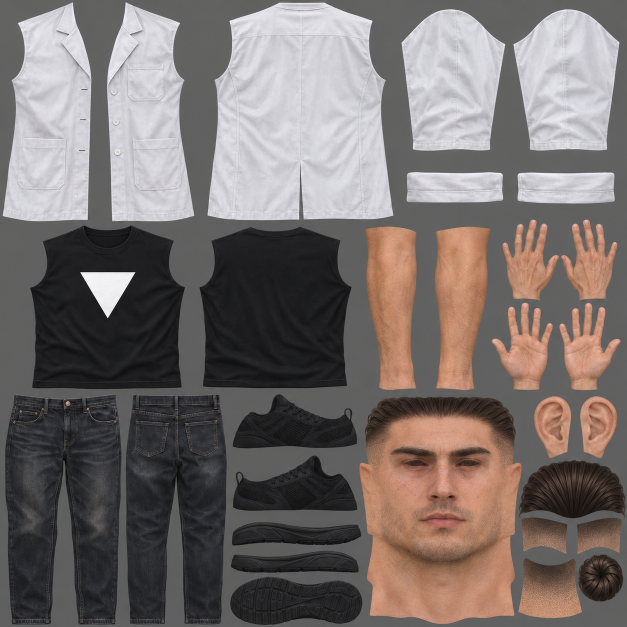
#> input picture assets/source/outfit_sheet.png, 1254 x 1254 px, given in place of outfit_sheet.png_blademask.png, which was not available (shown at 1/2 size)
$ python -i arms_geom.py   (imports and definitions only)
#> lines starting #> are read from the running program, lines starting #| are printed output that depends on the picture; after the words box and inside, x2 and y2 are one past the last pixel; in counts of white or black regions, pixels touching at a corner belong together
### tools/build/hero/sdf.py
"""Signed-distance-field toolkit (numpy) used to model the hero's body parts
and garments. All coordinates are glTF space: metres, +Y up, +Z forward
(character faces +Z, his left hand is +X)."""
import numpy as np
from scipy import ndimage

# ---------------------------------------------------------------- primitives
def length(v):
    return np.sqrt((v * v).sum(-1))


def sphere(p, c, r):
    return length(p - np.asarray(c)) - r


# [39 lines left out: functions ellipsoid, capsule, box, plane, torus, not called in this run]


# ---------------------------------------------------------------- operators
def smin(a, b, k):
    if k <= 0:
        return np.minimum(a, b)
    h = np.clip(0.5 + 0.5 * (b - a) / k, 0, 1)
    return b + (a - b) * h - k * h * (1 - h)


def smax(a, b, k):
    return -smin(-a, -b, k)


# [5 lines left out: function union, not called in this run]


# ---------------------------------------------------------------- grids
class Grid:
    """Axis aligned sampling grid: values[ix, iy, iz] at lo + i*h."""

    def __init__(self, lo, hi, h):
        self.lo = np.asarray(lo, float)
        self.h = float(h)
        self.shape = tuple(int(np.ceil((hi[i] - lo[i]) / h)) + 1 for i in range(3))

    def points(self):
        xs = [self.lo[i] + self.h * np.arange(self.shape[i]) for i in range(3)]
        return xs

    def evaluate(self, fn, chunk=2_000_000):
        xs, ys, zs = self.points()
        out = np.empty(self.shape, np.float32)
        nyz = self.shape[1] * self.shape[2]
        step = max(1, chunk // nyz)
        Y, Z = np.meshgrid(ys, zs, indexing='ij')
        for i0 in range(0, self.shape[0], step):
            xi = xs[i0:i0 + step]
            P = np.empty((len(xi), self.shape[1], self.shape[2], 3))
            P[..., 0] = xi[:, None, None]
            P[..., 1] = Y[None]
            P[..., 2] = Z[None]
            out[i0:i0 + step] = fn(P.reshape(-1, 3)).reshape(len(xi), self.shape[1], self.shape[2])
        return out

    def sample(self, values, p, order=1, cval=1.0):
        idx = ((np.asarray(p) - self.lo) / self.h).T
        return ndimage.map_coordinates(values, idx, order=order, mode='constant', cval=cval)


def marching_cubes(grid, values, level=0.0):
    from skimage.measure import marching_cubes as mc
    v, f, n, _ = mc(values, level=level, spacing=(grid.h,) * 3, allow_degenerate=False)
    v = v + grid.lo
    # skimage's default winding already faces outward (towards increasing distance)
    return v.astype(np.float64), f.astype(np.int64)


# [16 lines left out: functions gradient, project_to_surface, not called in this run]

### tools/build/arms/arms_geom.py
"""Lance and shield geometry (numpy) for all 10 sheet designs. Blades and
shield faces are extruded from the silhouettes cut out of the sheets, so
each variant's shape matches its texture."""
import os, sys, json
import numpy as np
from scipy import ndimage
from PIL import Image
HERE = os.path.dirname(os.path.abspath(__file__))
sys.path.insert(0, os.path.join(HERE, '..'))
sys.path.insert(0, os.path.join(HERE, '..', 'hero'))
from weapon_layout import LANCE_RECTS, VARIANTS
from sdf import Grid, marching_cubes, smin, smax, capsule, torus, length

ROOT = os.path.abspath(os.path.join(HERE, '..', '..', '..'))
PIECES = os.path.join(ROOT, 'build', 'pieces')
# [1 line not run here, left out]

# ---------------------------------------------------------------- placement in the hero's bind pose
GRIP = np.array([-0.845, 1.408, -0.068])          # centre of the right fist
# [1 line not run here, left out]
LANCE_LEN = 1.75            # one-handed: shorter shaft
GRIP_FROM_BUTT = 0.30       # little shaft behind the fist (the sword animations swing the butt past the head/legs)
GRIP_HALF = 0.17            # ~34 cm wrapped grip
SHIELD_CENTER = np.array([0.600, 1.497, -0.068])  # just above the left forearm (dorsal side)
SHIELD_N = np.array([0.0, 1.0, 0.0])              # face normal
SHIELD_UP = np.array([0.0, 0.0, 1.0])             # top of the design
SHIELD_RIGHT = np.cross(SHIELD_UP, SHIELD_N)      # image right as seen from the front
SHIELD_H = 0.64


# [13 lines left out: functions lance_frame, to_world_lance, not called in this run]


def to_world_shield(L):
    return SHIELD_CENTER + L[:, 0:1] * SHIELD_RIGHT + L[:, 1:2] * SHIELD_UP + L[:, 2:3] * SHIELD_N


# ---------------------------------------------------------------- lathe helper
# [17 lines left out: function lathe, not called in this run]


# ---------------------------------------------------------------- 2D silhouette sdf
def mask_sdf(mask, px_per_m):
    m = mask.astype(bool)
    din = ndimage.distance_transform_edt(m)
    dout = ndimage.distance_transform_edt(~m)
    return (dout - din) / px_per_m


def sample2d(img, px, py, cval=1.0):
    return ndimage.map_coordinates(img, [py, px], order=1, mode='constant', cval=cval)


# ---------------------------------------------------------------- blade
def blade_mesh(key):
#> called with key = '../../../assets/source/outfit_sheet.png'
    m = np.asarray(Image.open(os.path.join(PIECES, f'lance_{key}_blademask.png')).convert('L')) > 127
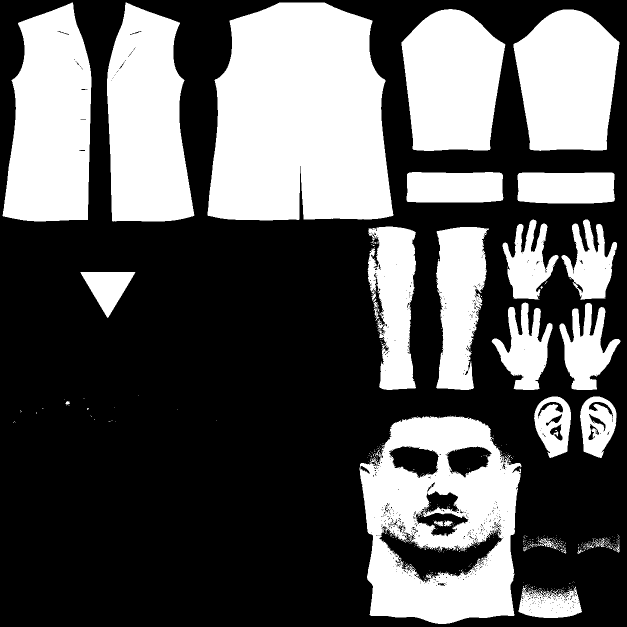
#> m: shape (1254, 1254) bool (shown at 1/2 size); 36.2% white; 473 white regions (437 under 20 px), largest, box (x1, y1, x2, y2) and area: (415, 5, 787, 441) 135892, (719, 831, 1043, 1248) 85523, (5, 5, 183, 443) 61189
    x0, y0, x1, y1 = LANCE_RECTS['headA']
    sub = m[y0:y1, x0:x1]
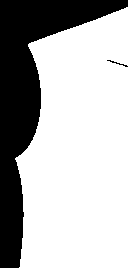
#> sub: shape (268, 128) bool; 70.3% white; 2 black regions, box (x1, y1, x2, y2) and area: (0, 0, 128, 268) 10176, (107, 60, 128, 67) 29
    ys, xs = np.nonzero(sub)
    top, bot = ys.min(), ys.max()
#> top = 7; bot = 267
    # drop the socket ring drawn at the bottom of the head (modelled as a lathe instead)
    cut = bot - int(0.10 * (bot - top))
#> cut = 241
    sub = sub.copy(); sub[cut:] = False
#> after `sub[cut:] = False`:
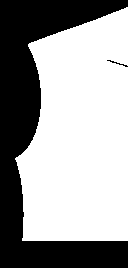
#> sub: shape (268, 128) bool; 61.8% white; 2 black regions, box (x1, y1, x2, y2) and area: (0, 0, 128, 268) 13067, (107, 60, 128, 67) 29
    blade_len = 0.33
    ppm = (cut - top) / blade_len
#> ppm = 709.1
    sd = mask_sdf(np.pad(sub, 8), ppm)
#> in mask_sdf, `m = mask.astype(bool)`:
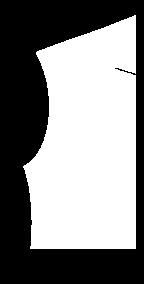
#> m: shape (284, 144) bool; 51.9% white; 1 black region, box (x1, y1, x2, y2) and area: (0, 0, 144, 284) 19688
#> in mask_sdf, `din = ndimage.distance_transform_edt(m)`:
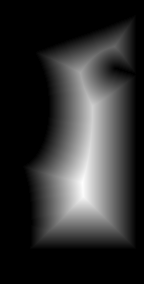
#> din: shape (284, 144) float64; min 0, max 54, mean 10.2; drawn with min black and max white
#> in mask_sdf, `dout = ndimage.distance_transform_edt(~m)`:
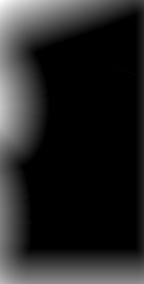
#> dout: shape (284, 144) float64; min 0, max 63.01, mean 9.1; drawn with min black and max white
#> in mask_sdf, `return (dout - din) / px_per_m`:
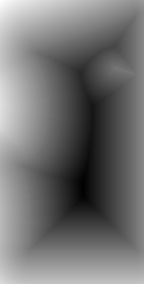
#> returned value: shape (284, 144) float64; min -0.0762, max 0.0889, mean -0.00154; drawn with min black and max white
    cx = (xs.min() + xs.max()) / 2 + 8
#> cx = 79
    H = sd.shape[0]
#> H = 284

    def f(p):
        # local: x across, y up (0 at cut line), z thickness
        px = cx + p[:, 0] * ppm
        py = (cut + 8) - p[:, 1] * ppm
        d2 = sample2d(sd, px, py, cval=0.05)
        inner = np.maximum(-d2, 0)
        half = 0.0012 + np.minimum(inner * 0.32, 0.0055)
        ridge = 0.0018 * np.exp(-(p[:, 0] / 0.004) ** 2)
        d3 = np.abs(p[:, 2]) - (half + ridge)
        return smax(d2, d3, 0.0008)
    wmax = (xs.max() - xs.min()) / 2 / ppm + 0.01
#> wmax = 0.089
    g = Grid((-wmax, -0.004, -0.012), (wmax, blade_len + 0.01, 0.012), 0.0007)
#> in __init__, `self.lo = np.asarray(lo, float)`: self.lo = [-0.089, -0.004, -0.012]
#> in __init__, `self.shape = tuple(int(np.ceil((hi[i] - lo[i]) / h)) + 1 for i in rang..`: self.shape = (256, 493, 36)
    V, F = marching_cubes(g, g.evaluate(f))
#> in points, `xs = [self.lo[i] + self.h * np.arange(self.shape[i]) for i in range(3)]`: xs = 3 items
#> in evaluate, `xs, ys, zs = self.points()`: xs = 256 values from -0.089 to 0.0895; ys = 493 values from -0.004 to 0.34; zs = 36 values from -0.012 to 0.0125
#> in evaluate, `nyz = self.shape[1] * self.shape[2]`: nyz = 17748
#> in evaluate, `step = max(1, chunk // nyz)`: step = 112
    # uv: front (z>0) uses head A, back uses head B mirrored
    return V, F, dict(ppm=ppm, cx=cx - 8 + x0, cut=cut + y0, top=top + y0)


# [127 lines left out: functions blade_uv, rect_uv, lance_parts, lance_mesh, shield_mesh, not called in this run]

>>> result = blade_mesh('../../../assets/source/outfit_sheet.png')

$ run again, on assets/source/hair_reference.jpg
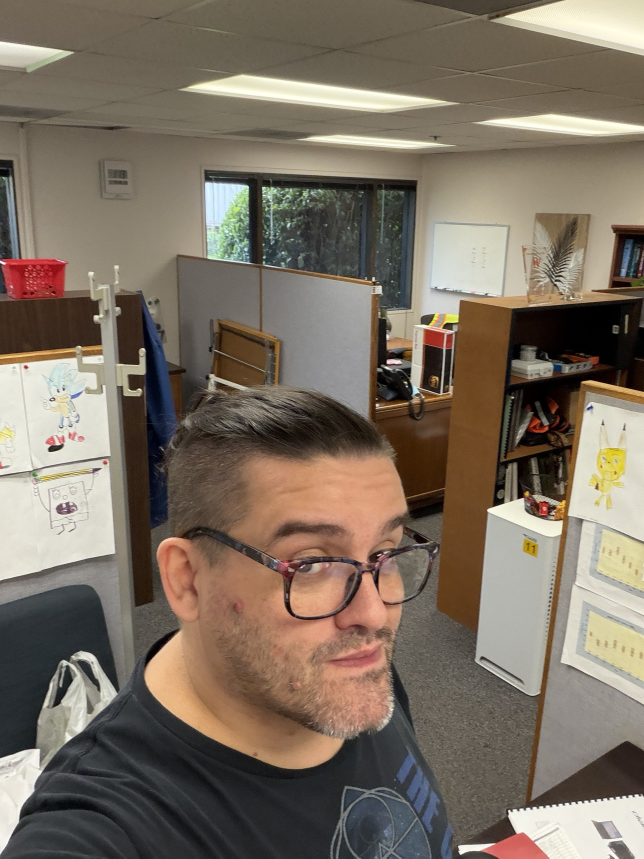
#> input picture assets/source/hair_reference.jpg, 1932 x 2576 px, given in place of hair_reference.jpg_blademask.png, which was not available (shown at 1/3 size)
#> in blade_mesh, `ys, xs = np.nonzero(sub)`: ys = 9424 values from 117 to 215; xs = 9424 values, max 127 at index 1353, min 0 at index 2, mean 60.77
#> top = 117; bot = 215
#> cut = 206
#> in blade_mesh, `sub[cut:] = False`:
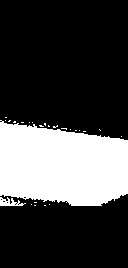
#> sub: shape (268, 128) bool; 26.7% white; 25 white regions (23 under 20 px), largest, box (x1, y1, x2, y2) and area: (0, 120, 128, 206) 8963, (0, 197, 26, 206) 125
#> ppm = 269.7
#> in mask_sdf, `return (dout - din) / px_per_m`:
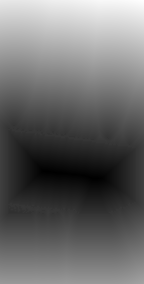
#> returned value: shape (284, 144) float64; min -0.133, max 0.525, mean 0.14; drawn with min black and max white
#> cx = 71.5
#> wmax = 0.245
#> self.lo = [-0.245, -0.004, -0.012]
#> self.shape = (703, 493, 36)
#> in points, `xs = [self.lo[i] + self.h * np.arange(self.shape[i]) for i in range(3)]`: xs = 3 items
#> in evaluate, `xs, ys, zs = self.points()`: xs = 703 values from -0.245 to 0.246; ys = 493 values from -0.004 to 0.34; zs = 36 values from -0.012 to 0.0125
#> nyz = 17748
#> step = 112
